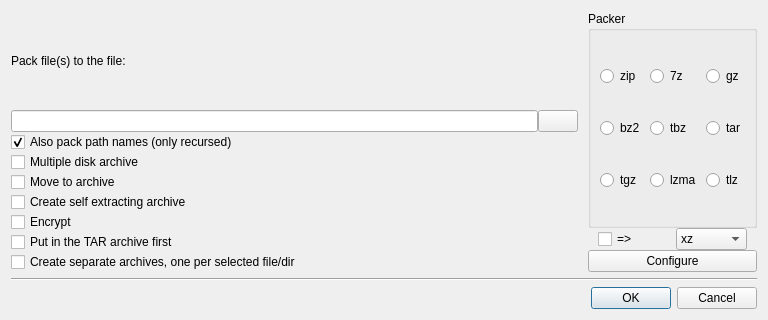
<?xml version="1.0" encoding="UTF-8"?>
<ui version="4.0">
 <class>PackFiles</class>
 <widget class="QDialog" name="PackFiles">
  <property name="windowModality">
   <enum>Qt::WindowModal</enum>
  </property>
  <property name="geometry">
   <rect>
    <x>0</x>
    <y>0</y>
    <width>768</width>
    <height>320</height>
   </rect>
  </property>
  <property name="sizePolicy">
   <sizepolicy hsizetype="Fixed" vsizetype="Fixed">
    <horstretch>0</horstretch>
    <verstretch>0</verstretch>
   </sizepolicy>
  </property>
  <property name="minimumSize">
   <size>
    <width>768</width>
    <height>320</height>
   </size>
  </property>
  <property name="maximumSize">
   <size>
    <width>768</width>
    <height>320</height>
   </size>
  </property>
  <property name="baseSize">
   <size>
    <width>768</width>
    <height>320</height>
   </size>
  </property>
  <property name="windowTitle">
   <string>Pack file(s)</string>
  </property>
  <property name="sizeGripEnabled">
   <bool>false</bool>
  </property>
  <property name="modal">
   <bool>true</bool>
  </property>
  <layout class="QGridLayout" name="gridLayout_3" columnstretch="2,0">
   <property name="horizontalSpacing">
    <number>10</number>
   </property>
   <item row="1" column="0" colspan="2">
    <widget class="Line" name="line">
     <property name="orientation">
      <enum>Qt::Horizontal</enum>
     </property>
    </widget>
   </item>
   <item row="0" column="1">
    <layout class="QVBoxLayout" name="verticalLayoutPacker">
     <item>
      <widget class="QGroupBox" name="groupBoxArchiveType">
       <property name="title">
        <string>Packer</string>
       </property>
       <layout class="QGridLayout" name="gridLayout_2">
        <property name="horizontalSpacing">
         <number>5</number>
        </property>
        <item row="0" column="0">
         <widget class="QRadioButton" name="radioButtonZip">
          <property name="text">
           <string>zip</string>
          </property>
         </widget>
        </item>
        <item row="1" column="1">
         <widget class="QRadioButton" name="radioButtonTbz">
          <property name="text">
           <string>tbz</string>
          </property>
         </widget>
        </item>
        <item row="0" column="2">
         <widget class="QRadioButton" name="radioButtonGz">
          <property name="text">
           <string>gz</string>
          </property>
         </widget>
        </item>
        <item row="2" column="0">
         <widget class="QRadioButton" name="radioButtonTgz">
          <property name="text">
           <string>tgz</string>
          </property>
         </widget>
        </item>
        <item row="0" column="1">
         <widget class="QRadioButton" name="radioButton7z">
          <property name="text">
           <string>7z</string>
          </property>
         </widget>
        </item>
        <item row="2" column="1">
         <widget class="QRadioButton" name="radioButtonLzma">
          <property name="text">
           <string>lzma</string>
          </property>
         </widget>
        </item>
        <item row="1" column="0">
         <widget class="QRadioButton" name="radioButtonBz2">
          <property name="text">
           <string>bz2</string>
          </property>
         </widget>
        </item>
        <item row="1" column="2">
         <widget class="QRadioButton" name="radioButtonTar">
          <property name="text">
           <string>tar</string>
          </property>
         </widget>
        </item>
        <item row="2" column="2">
         <widget class="QRadioButton" name="radioButtonTlz">
          <property name="text">
           <string>tlz</string>
          </property>
         </widget>
        </item>
       </layout>
      </widget>
     </item>
     <item>
      <layout class="QHBoxLayout" name="horizontalLayoutArchiveExtension">
       <property name="spacing">
        <number>7</number>
       </property>
       <property name="leftMargin">
        <number>10</number>
       </property>
       <property name="rightMargin">
        <number>10</number>
       </property>
       <item>
        <widget class="QCheckBox" name="checkBoxChooseExtension">
         <property name="text">
          <string>=&gt;</string>
         </property>
        </widget>
       </item>
       <item>
        <widget class="QComboBox" name="comboBoxArchiveExt">
         <item>
          <property name="text">
           <string>xz</string>
          </property>
         </item>
         <item>
          <property name="text">
           <string>zst</string>
          </property>
         </item>
         <item>
          <property name="text">
           <string>txz</string>
          </property>
         </item>
         <item>
          <property name="text">
           <string>zipx</string>
          </property>
         </item>
         <item>
          <property name="text">
           <string>wim</string>
          </property>
         </item>
         <item>
          <property name="text">
           <string>rar</string>
          </property>
         </item>
         <item>
          <property name="text">
           <string>txz</string>
          </property>
         </item>
        </widget>
       </item>
      </layout>
     </item>
     <item>
      <widget class="QPushButton" name="pushButtonConfigure">
       <property name="text">
        <string>Configure</string>
       </property>
      </widget>
     </item>
    </layout>
   </item>
   <item row="2" column="1">
    <widget class="QDialogButtonBox" name="buttonBox">
     <property name="orientation">
      <enum>Qt::Horizontal</enum>
     </property>
     <property name="standardButtons">
      <set>QDialogButtonBox::Cancel|QDialogButtonBox::Ok</set>
     </property>
    </widget>
   </item>
   <item row="0" column="0">
    <layout class="QVBoxLayout" name="verticalLayoutPackFiles">
     <item>
      <widget class="QLabel" name="labelPackFileToFile">
       <property name="text">
        <string>Pack file(s) to the file:</string>
       </property>
       <property name="buddy">
        <cstring>lineEditFileName</cstring>
       </property>
      </widget>
     </item>
     <item>
      <layout class="QHBoxLayout" name="horizontalLayoutPath">
       <item>
        <widget class="QLineEdit" name="lineEditFileName"/>
       </item>
       <item>
        <widget class="QPushButton" name="pushButton">
         <property name="text">
          <string/>
         </property>
         <property name="icon">
          <iconset>
           <normaloff>../pyCommander/pixmaps/dctheme/16x16/actions/cm_changedirtoroot.png</normaloff>../pyCommander/pixmaps/dctheme/16x16/actions/cm_changedirtoroot.png</iconset>
         </property>
        </widget>
       </item>
      </layout>
     </item>
     <item>
      <widget class="QCheckBox" name="checkBoxAlsoPackNames">
       <property name="text">
        <string>Also pack path names (only recursed)</string>
       </property>
       <property name="checked">
        <bool>true</bool>
       </property>
      </widget>
     </item>
     <item>
      <widget class="QCheckBox" name="checkBoxMultipleDiskArchive">
       <property name="text">
        <string>Multiple disk archive</string>
       </property>
      </widget>
     </item>
     <item>
      <widget class="QCheckBox" name="checkBoxMoveToArchive">
       <property name="text">
        <string>Move to archive</string>
       </property>
      </widget>
     </item>
     <item>
      <widget class="QCheckBox" name="checkBoxCreateSelfExtractArchive">
       <property name="text">
        <string>Create self extracting archive</string>
       </property>
      </widget>
     </item>
     <item>
      <widget class="QCheckBox" name="checkBoxEncrypt">
       <property name="text">
        <string>Encrypt</string>
       </property>
      </widget>
     </item>
     <item>
      <widget class="QCheckBox" name="checkBoxPutInTarArchiveFirst">
       <property name="text">
        <string>Put in the TAR archive first</string>
       </property>
      </widget>
     </item>
     <item>
      <widget class="QCheckBox" name="checkBoxCreateSeparateArchive">
       <property name="text">
        <string>Create separate archives, one per selected file/dir</string>
       </property>
      </widget>
     </item>
    </layout>
   </item>
  </layout>
 </widget>
 <tabstops>
  <tabstop>lineEditFileName</tabstop>
  <tabstop>pushButton</tabstop>
  <tabstop>checkBoxAlsoPackNames</tabstop>
  <tabstop>checkBoxMultipleDiskArchive</tabstop>
  <tabstop>checkBoxMoveToArchive</tabstop>
  <tabstop>checkBoxCreateSelfExtractArchive</tabstop>
  <tabstop>checkBoxEncrypt</tabstop>
  <tabstop>checkBoxPutInTarArchiveFirst</tabstop>
  <tabstop>checkBoxCreateSeparateArchive</tabstop>
  <tabstop>radioButtonZip</tabstop>
  <tabstop>radioButton7z</tabstop>
  <tabstop>radioButtonGz</tabstop>
  <tabstop>radioButtonBz2</tabstop>
  <tabstop>radioButtonTbz</tabstop>
  <tabstop>radioButtonTar</tabstop>
  <tabstop>radioButtonTgz</tabstop>
  <tabstop>radioButtonLzma</tabstop>
  <tabstop>radioButtonTlz</tabstop>
  <tabstop>checkBoxChooseExtension</tabstop>
  <tabstop>comboBoxArchiveExt</tabstop>
  <tabstop>pushButtonConfigure</tabstop>
 </tabstops>
 <resources/>
 <connections>
  <connection>
   <sender>buttonBox</sender>
   <signal>accepted()</signal>
   <receiver>PackFiles</receiver>
   <slot>accept()</slot>
   <hints>
    <hint type="sourcelabel">
     <x>756</x>
     <y>306</y>
    </hint>
    <hint type="destinationlabel">
     <x>157</x>
     <y>255</y>
    </hint>
   </hints>
  </connection>
  <connection>
   <sender>buttonBox</sender>
   <signal>rejected()</signal>
   <receiver>PackFiles</receiver>
   <slot>reject()</slot>
   <hints>
    <hint type="sourcelabel">
     <x>756</x>
     <y>306</y>
    </hint>
    <hint type="destinationlabel">
     <x>286</x>
     <y>255</y>
    </hint>
   </hints>
  </connection>
  <connection>
   <sender>checkBoxChooseExtension</sender>
   <signal>clicked()</signal>
   <receiver>comboBoxArchiveExt</receiver>
   <slot>setFocus()</slot>
   <hints>
    <hint type="sourcelabel">
     <x>590</x>
     <y>181</y>
    </hint>
    <hint type="destinationlabel">
     <x>688</x>
     <y>177</y>
    </hint>
   </hints>
  </connection>
 </connections>
 <slots>
  <slot>create_symbolic_link()</slot>
 </slots>
</ui>
